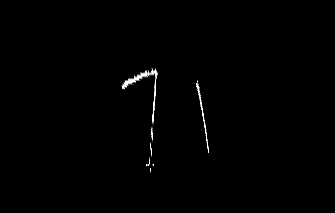
#> input picture sandbox/LineExtraction/images/test22.png, 335 x 213 px
$ python laneDetectionExp.py   (older library calls are emulated)
#> lines starting #> are read from the running program, lines starting #| are printed output that depends on the picture; after the words box and inside, x2 and y2 are one past the last pixel; in counts of white or black regions, pixels touching at a corner belong together
#Stuff to do:
# Fit both f(x) and f(y) -- done
# Change regression model -- not neccessary
# Find R^2 -- done
#Fix classification of contours -- currently only the first one goes into list 2. we need to do that till we have an element in list 2 -- done
#Order/sort all contours by lowest x (figure this out pls)
#Consider comparing by x values too wihle sorting countours as left and right.
import numpy as np
import pandas as pd
import cv2
import os
import glob
import matplotlib.pyplot as plt
import pickle
import math
from sklearn.metrics import r2_score
from sklearn.metrics import mean_squared_error
import imutils
import time


# [207 lines of commented-out code are left out]
class contourObject:

	def __init__(self, contour, extLeft, extRight, midpoint, extTop, extBottom):
		self.contour = contour
		self.extLeft = extLeft
		self.extRight = extRight
		self.midpoint = midpoint
		self.extTop = extTop
		self.extBottom = extBottom

im = cv2.imread("images/test22.png")
#> im is the input picture: shape (213, 335, 3); min 0, max 255, mean 1.5
t0 = time.time()
scale_percent = 100 # percent of original size
width = int(im.shape[1] * scale_percent / 100)
height = int(im.shape[0] * scale_percent / 100)
dim = (width, height)
# resize image
im = cv2.resize(im, dim, interpolation = cv2.INTER_AREA)
t0 = time.time()
height = np.size(im, 0)
width = np.size(im, 1)
# plt.imshow(im)
# plt.show()
imgray = cv2.cvtColor(im, cv2.COLOR_BGR2GRAY)

# [7 lines of commented-out code are left out]
ret, thresh = cv2.threshold(imgray, 127, 255, 0)
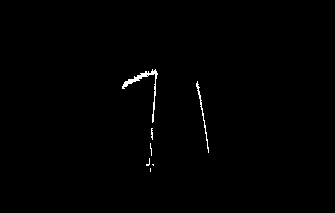
#> thresh: shape (213, 335); 0.57% white in thin lines or dots, all inside (x1, y1, x2, y2) = (122, 69, 209, 172)
im2, contours, hierarchy = cv2.findContours(thresh, cv2.RETR_TREE, cv2.CHAIN_APPROX_SIMPLE)
#> contours = 8 contours, 6 with area under 20; largest, box (x1, y1, x2, y2) and area: (122, 69, 158, 123) 150, (196, 81, 209, 153) 38
# [5 lines of commented-out code are left out]

x = 0;
noElementInList2 = True

cntObjArr = []

for cnt in contours:
	currExtLeft = tuple(cnt[cnt[:, :, 0].argmin()][0])
	currExtRight = tuple(cnt[cnt[:, :, 0].argmax()][0])
	extTop = tuple(cnt[cnt[:, :, 1].argmin()][0])
	extBottom = tuple(cnt[cnt[:, :, 1].argmax()][0])
	xVal = 0
	yVal = 0
	points = 0
	for pointA in cnt:
		xVal = xVal + pointA[0][0]
		yVal = yVal + pointA[0][1]
		points = points+1
	xVal = xVal/points
	yVal = yVal/points
	# cv2.circle(im, (xVal, yVal), 7, (255, 255, 255), -1)
	# cv2.circle(im, (currExtLeft[0], currExtLeft[1]), 7, (0, 255, 255), -1)
	# cv2.circle(im, (currExtRight[0], currExtRight[1]), 7, (255, 255, 0), -1)
	cntObjArr.append(contourObject(cnt, currExtLeft, currExtRight, [xVal, yVal], extTop, extBottom))
#> this loop made 8 passes
#> (xVal, yVal) on passes 2, 8: (152.7, 164.3), (147, 75)
#> after the loop, cntObjArr = 8 items


array1 = []
array2 = []


arr1XMid = 0
arr1YMid = 0
arr1ExtLeft = 0#tuple(c[c[:, :, 0].argmin()][0])
arr1ExtRight = 0#tuple(c[c[:, :, 0].argmax()][0])
arr2XMid = 0
arr2YMid = 0
arr2ExtLeft = 0#tuple(c[c[:, :, 0].argmin()][0])
arr2ExtRight = 0#tuple(c[c[:, :, 0].argmax()][0])


array1x = []
array1y = []
array2x = []
array2y = []

# [46 lines of commented-out code are left out]
alreadyPut = 0
threshold = 33
prev = cntObjArr[0]
# print(len(cntObjArr))
while len(cntObjArr) > 0:
	if alreadyPut == 0:
		array1.append(cntObjArr.pop(0))
		# print(len(cntObjArr))
	else:
		if noElementInList2:
			lowestDist = float("inf")
			highestDist = 0
			farthestObj = None
			index = 0
			indexOfLargest = -1
			for obj in cntObjArr:
				for cntObj in array1:
					distListArr1 = [((cntObj.midpoint[0] - obj.midpoint[0]) ** 2 + (cntObj.midpoint[1] - obj.midpoint[1]) ** 2) ** 0.5 ,
					((cntObj.extRight[0] - obj.extLeft[0]) ** 2 + (cntObj.extRight[1] - obj.extLeft[1]) ** 2) ** 0.5,
					((cntObj.extLeft[0] - obj.extRight[0]) ** 2 + (cntObj.extLeft[1] - obj.extRight[1]) ** 2) ** 0.5,
					((cntObj.extTop[0] - obj.extBottom[0]) ** 2 + (cntObj.extTop[1] - obj.extBottom[1]) ** 2) ** 0.5,
					((cntObj.extBottom[0] - obj.extTop[0]) ** 2 + (cntObj.extBottom[1] - obj.extTop[1]) ** 2) ** 0.5]
					# print(distListArr1)
					lowestDist = min([lowestDist, min(distListArr1)])
				if lowestDist < threshold:
					array1.append(cntObjArr.pop(index))
					# print(index)
					# print("Here")
					break

				if lowestDist > highestDist:
					farthestObj = cntObjArr[index]
					highestDist = lowestDist
					indexOfLargest = index

				index = index + 1
			# print("Here2")
			print("lowestDist", lowestDist)
			if lowestDist < threshold:
				continue
			else:
				array2.append(cntObjArr.pop(indexOfLargest))
				noElementInList2 = False
		else:
			lowestDist1 = float("inf")
			obj = cntObjArr[0]
			for cntObj in array1:
				distListArr1 = [((cntObj.midpoint[0] - obj.midpoint[0]) ** 2 + (cntObj.midpoint[1] - obj.midpoint[1]) ** 2) ** 0.5 ,
					((cntObj.extRight[0] - obj.extLeft[0]) ** 2 + (cntObj.extRight[1] - obj.extLeft[1]) ** 2) ** 0.5,
					((cntObj.extLeft[0] - obj.extRight[0]) ** 2 + (cntObj.extLeft[1] - obj.extRight[1]) ** 2) ** 0.5,
					((cntObj.extTop[0] - obj.extBottom[0]) ** 2 + (cntObj.extTop[1] - obj.extBottom[1]) ** 2) ** 0.5,
					((cntObj.extBottom[0] - obj.extTop[0]) ** 2 + (cntObj.extBottom[1] - obj.extTop[1]) ** 2) ** 0.5]
				lowestDist1 = min([lowestDist1, min(distListArr1)])

			lowestDist2 = float("inf")
			for cntObj in array2:
				distListArr2 = [((cntObj.midpoint[0] - obj.midpoint[0]) ** 2 + (cntObj.midpoint[1] - obj.midpoint[1]) ** 2) ** 0.5 ,
					((cntObj.extRight[0] - obj.extLeft[0]) ** 2 + (cntObj.extRight[1] - obj.extLeft[1]) ** 2) ** 0.5,
					((cntObj.extLeft[0] - obj.extRight[0]) ** 2 + (cntObj.extLeft[1] - obj.extRight[1]) ** 2) ** 0.5,
					((cntObj.extTop[0] - obj.extBottom[0]) ** 2 + (cntObj.extTop[1] - obj.extBottom[1]) ** 2) ** 0.5,
					((cntObj.extBottom[0] - obj.extTop[0]) ** 2 + (cntObj.extBottom[1] - obj.extTop[1]) ** 2) ** 0.5]
				lowestDist2 = min([lowestDist2, min(distListArr2)])

			if lowestDist1 > lowestDist2:
				array2.append(cntObjArr.pop(0))
			else:
				array1.append(cntObjArr.pop(0))

	alreadyPut = alreadyPut + 1
#> this loop made 8 passes
#> (noElementInList2, alreadyPut) on pass 8: (False, 2)
#> (printed output is left out)
#> after the loop, alreadyPut = 2; array1 = 7 items; array2 = 1 item; cntObjArr = []; highestDist = 40.02; index = 1; indexOfLargest = 0; lowestDist = 40.02; noElementInList2 = False

# [25 lines of commented-out code are left out]
for cntObj in array1:
	cv2.drawContours(im, [cntObj.contour],0,(255,0,0),2)
	# print(cnt.size)
	for pointA in cntObj.contour:
		array1x.append(pointA[0][0])
		array1y.append(pointA[0][1])
#> this loop made 7 passes
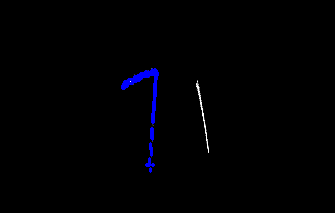
#> im: shape (213, 335, 3); 0.87% of pixels changed, all inside (x1, y1, x2, y2) = (121, 68, 159, 173)
#> after the loop, array1x = 119 values, max 157 at index 107, min 122 at index 63, mean 145.1; array1y = 119 values, max 171 at index 1, min 69 at index 30, mean 98.17
		# print(cnt)
		# array1.append([cnt])
for cntObj in array2:
	cv2.drawContours(im, [cntObj.contour],0,(0,0,255),2)
	for pointA in cntObj.contour:
		array2x.append(pointA[0][0])
		array2y.append(pointA[0][1])
#> this loop made 1 pass
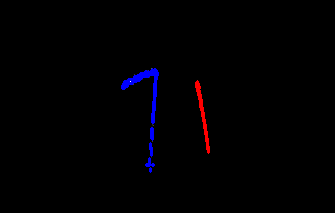
#> im: shape (213, 335, 3); 0.4% of pixels changed, all inside (x1, y1, x2, y2) = (195, 80, 210, 154)
#> after the loop, array2x = 59 values, max 208 at index 30, min 196 at index 2, mean 201.6; array2y = 59 values, max 152 at index 31, min 81 at index 0, mean 110
		# [12 lines of commented-out code are left out]
l_funcx_points = []
l_funcx_ypred = []

l_funcy_points = []
l_funcy_xpred = []

r_funcx_points = []
r_funcx_ypred = []

r_funcy_points = []
r_funcy_xpred = []


# [8 lines of commented-out code are left out]


if len(array1x) > 0:

	#fit y = x^2
	l = np.polyfit(array1x, array1y, 2)
#> l = [-0.0158, 5.31, -337.1]
	x1 = np.linspace(0, width, 400)
	for i in x1:
		# y1 = l[0] * i**5 + l[1] * i**4 + l[2] * i**3 + l[3] * i**2 + l[4] * i + l[5]
		y1 = l[0] * i**2 + l[1] * i**1 + l[2]
		# y1 = l[0] * i + l[1]
		if y1 < height and y1 > 0:
			l_funcx_points.append([i, y1])
#> this loop made 400 passes
#> y1 on passes 1 to 3: -337.1, -332.7, -328.3
#> after the loop, l_funcx_points = 196 pairs, first value 85.64 to 249.4, second value 1.42 to 107.8
	for i in array1x:
		y1 = l[0] * i**2 + l[1] * i**1 + l[2]
		# y1 = l[0] * i**5 + l[1] * i**4 + l[2] * i**3 + l[3] * i**2 + l[4] * i + l[5]
		# y1 = l[0] * i + l[1]
		l_funcx_ypred.append(y1)
#> this loop made 119 passes
#> (i, y1) on passes 1 to 8: (150, 102.9), (150, 102.9), (152, 103.9), (153, 104.4), (153, 104.4), (149, 102.3), (149, 102.3), (148, 101.7)
#> after the loop, l_funcx_ypred = 119 values, max 106 at index 107, min 74.88 at index 63, mean 98.17


	#fit x = y^2 -- for hairpin
	l = np.polyfit(array1y, array1x, 2)  #Switched for hairpin
#> l = [0.00104, -0.15, 148.8]
	y1 = np.linspace(0, height, 400)
	for i in y1:
		x1 = l[0] * i**2 + l[1] * i**1 + l[2]
		# x1 = l[0] * i**5 + l[1] * i**4 + l[2] * i**3 + l[3] * i**2 + l[4] * i + l[5]
		# x1 = l[0] * i + l[1]
		if x1 < width and x1 > 0:
			l_funcy_points.append([x1, i]) #Switched for hairpin
#> this loop made 400 passes
#> x1 on passes 1 to 3: 148.8, 148.7, 148.6
#> after the loop, l_funcy_points = 400 pairs, first value 143.4 to 164.1, second value 0 to 213
	for i in array1y:
		x1 = l[0] * i**2 + l[1] * i**1 + l[2]
		# x1 = l[0] * i**5 + l[1] * i**4 + l[2] * i**3 + l[3] * i**2 + l[4] * i + l[5]
		# x1 = l[0] * i + l[1]
		l_funcy_xpred.append(x1)
#> this loop made 119 passes
#> (i, x1) on passes 1 to 8: (168, 153), (171, 153.6), (164, 152.2), (165, 152.4), (164, 152.2), (158, 151.1), (163, 152), (164, 152.2)
#> after the loop, l_funcy_xpred = 119 values, max 153.6 at index 1, min 143.4 at index 33, mean 145.1

	# [8 lines of commented-out code are left out]

	if mean_squared_error(array1y, l_funcx_ypred) < mean_squared_error(array1x, l_funcy_xpred):
		l_points = np.array(l_funcx_points, dtype=np.int32)
		cv2.polylines(im, [l_points], 0, (255,0,0))
	else:
		l_points = np.array(l_funcy_points, dtype=np.int32)
#> l_points = 400 pairs, first value 143 to 164, second value 0 to 213
		cv2.polylines(im, [l_points], 0, (255,0,0))


if len(array2x) > 0:

	#fit y = x^2
	r = np.polyfit(array2x, array2y, 2)
#> r = [0.142, -51.5, 4730.9]
	x2 = np.linspace(0, width, 400)
	for i in x2:
		y2 = r[0] * i**2 + r[1] * i**1 + r[2]
		# y2 = r[0] * i**5 + r[1] * i**4 + r[2] * i**3 + r[3] * i**2 + r[4] * i + r[5]
		# y2 = r[0] * i + r[1]
		if y2 < height and y2 > 0:
			r_funcx_points.append([i, y2])
#> this loop made 400 passes
#> y2 on passes 1 to 3: 4730.9, 4687.7, 4644.8
#> after the loop, r_funcx_points = 80 pairs, first value 148.6 to 214.9, second value 52.34 to 208.9
	for i in array2x:
		y2 = r[0] * i**2 + r[1] * i**1 + r[2]
		# y2 = r[0] * i**5 + r[1] * i**4 + r[2] * i**3 + r[3] * i**2 + r[4] * i + r[5]
		# y2 = r[0] * i + r[1]
		r_funcx_ypred.append(y2)
#> this loop made 59 passes
#> (i, y2) on passes 1 to 8: (197, 85.49), (197, 85.49), (196, 81.29), (196, 81.29), (197, 85.49), (197, 85.49), (198, 89.97), (197, 85.49)
#> after the loop, r_funcx_ypred = 59 values, max 150.3 at index 30, min 81.29 at index 2, mean 110

	#fit x = y^2
	r = np.polyfit(array2y, array2x, 2)
#> r = [-0.000466, 0.275, 177.1]
	y2 = np.linspace(0, width, 400)
	for i in y2:
		x2 = r[0] * i**2 + r[1] * i**1 + r[2]
		# x2 = r[0] * i**5 + r[1] * i**4 + r[2] * i**3 + r[3] * i**2 + r[4] * i + r[5]
		# x2 = r[0] * i + r[1]
		if x2 < width and x2 > 0:
			r_funcy_points.append([x2, i])
#> this loop made 400 passes
#> x2 on passes 1 to 3: 177.1, 177.4, 177.6
	for i in array2y:
		x2 = r[0] * i**2 + r[1] * i**1 + r[2]
		# x2 = r[0] * i**5 + r[1] * i**4 + r[2] * i**3 + r[3] * i**2 + r[4] * i + r[5]
		# x2 = r[0] * i + r[1]
		r_funcy_xpred.append(x2)
#> this loop made 59 passes
#> i on passes 1 to 8: 81, 82, 83, 86, 87, 88, 89, 90

	# [4 lines of commented-out code are left out]

	if mean_squared_error(array2y, r_funcx_ypred) < mean_squared_error(array2x, r_funcy_xpred):
		r_points = np.array(r_funcx_points, dtype=np.int32)
		cv2.polylines(im, [r_points], 0, (0,0,255))
	else:
		r_points = np.array(r_funcy_points, dtype=np.int32)
		cv2.polylines(im, [r_points], 0, (0,0,255))
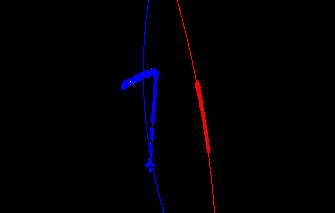
#> im: shape (213, 335, 3); mean B, G, R 3, 0, 1.5


# print(len(l_points[0][0]))
t1 = time.time()
print("time", t1 - t0)


# print(len(l_points[0][0]))


cv2.imshow("", im)
cv2.waitKey(0)
# [54 lines of commented-out code are left out]

$ run again, with sandbox/LineExtraction/images/image4.png copied over sandbox/LineExtraction/images/test22.png
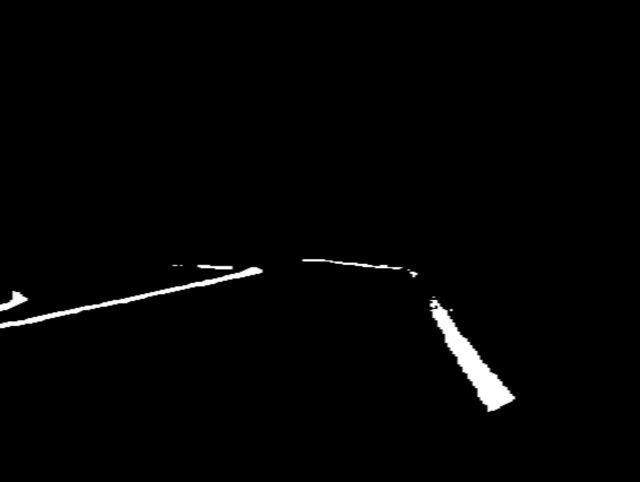
#> input picture sandbox/LineExtraction/images/image4.png, 1280 x 964 px (shown at 1/2 size)
#> im is the input picture: shape (964, 1280, 3); min 0, max 255, mean 3.6
#> thresh: shape (964, 1280); 1.4% white; 11 white regions (5 under 20 px)
#> contours = 11 contours, 5 with area under 20; largest, box (x1, y1, x2, y2) and area: (860, 600, 1030, 824) 9502, (0, 534, 525, 656) 4526, (0, 582, 55, 622) 866, (605, 518, 805, 539) 730, (395, 530, 465, 539) 378, (820, 543, 835, 555) 79
#> the loop `for cnt in contours:` made 11 passes
#> (xVal, yVal) on passes 1, 2, 4, 5, 7, 8, 11: (902, 619.3), (937.8, 712.6), (29.78, 602.6), (827.2, 547.7), (278.5, 593), (419.7, 533.6), (712.9, 528.1)
#> after the loop `for cnt in contours:`: cntObjArr = 11 items
#> the loop `while len(cntObjArr) > 0:` made 11 passes
#> noElementInList2 on pass 2: False
#> (printed output is left out)
#> after the loop `while len(cntObjArr) > 0:`: alreadyPut = 11; array1 = 1 item; array2 = 10 items; cntObjArr = []; highestDist = 44.29; index = 10; indexOfLargest = 0; lowestDist = 39.82; noElementInList2 = False
#> the loop `for cntObj in array1:` made 1 pass
#> after the loop `for cntObj in array1:`: array1x = [901, 900, 900, 904, 904, 903]; array1y = [618, 619, 621, 621, 619, 618]
#> the loop `for cntObj in array2:` made 10 passes
#> after the loop `for cntObj in array2:`:
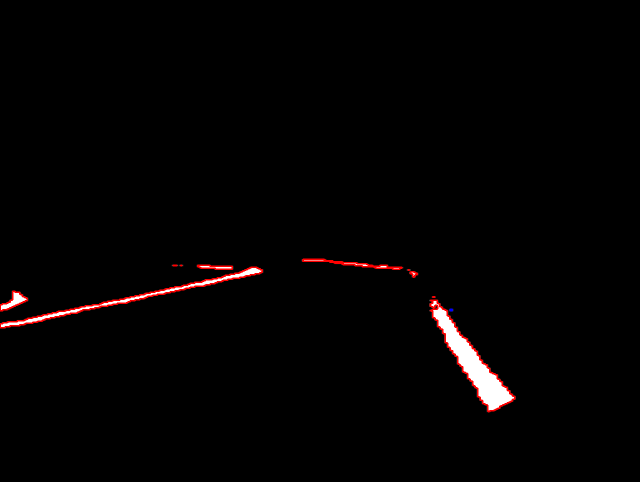
#> im: shape (964, 1280, 3) (shown at 1/2 size); mean B, G, R 2.5, 2.5, 4.2
#> after the loop `for cntObj in array2:`: array2x = 884 values, max 1029 at index 173, min 0 at index 337, mean 555.3; array2y = 884 values, max 823 at index 135, min 518 at index 810, mean 627.9
#> `l = np.polyfit(array1x, array1y, 2)`: l = [0.667, -1202.7, 543020]
#> the loop `for i in x1:` made 400 passes
#> y1 on passes 1 to 3: 543020, 539168.7, 535331.1
#> after the loop `for i in x1:`: l_funcx_points = [[882.2, 878.5], [885.4, 800.7], [888.6, 736.7], [891.8, 686.3], [895, 649.7], [898.2, 626.7], [901.5, 617.5], [904.7, 622.1], [907.9, 640.3], [911.1, 672.3], [914.3, 718], [917.5, 777.4], [920.7, 850.5], [923.9, 937.4]]
#> the loop `for i in array1x:` made 6 passes
#> (i, y1) on passes 1 to 6: (901, 618), (900, 620), (900, 620), (904, 620), (904, 620), (903, 618)
#> after the loop `for i in array1x:`: l_funcx_ypred = [618, 620, 620, 620, 620, 618]
#> `l = np.polyfit(array1y, array1x, 2)`: l = [4.13e-11, -5.12e-08, 902]
#> after the loop `for i in y1:`: l_funcy_points = 400 pairs, first value 902 to 902, second value 0 to 964
#> the loop `for i in array1y:` made 6 passes
#> i on passes 1 to 6: 618, 619, 621, 621, 619, 618
#> after the loop `for i in array1y:`: l_funcy_xpred = [902, 902, 902, 902, 902, 902]
#> l_points = 14 rows, first 8: [882, 878], [885, 800], [888, 736], [891, 686], [895, 649], [898, 626], [901, 617], [904, 622]
#> `r = np.polyfit(array2x, array2y, 2)`: r = [0.000686, -0.613, 673.1]
#> the loop `for i in x2:` made 400 passes
#> y2 on passes 1 to 3: 673.1, 671.2, 669.2
#> after the loop `for i in x2:`: r_funcx_points = 386 pairs, first value 0 to 1235.1, second value 536.2 to 962.8
#> the loop `for i in array2x:` made 884 passes
#> (i, y2) on passes 1 to 3: (861, 654), (861, 654), (863, 655.2)
#> after the loop `for i in array2x:`: r_funcx_ypred = 884 values, max 768.9 at index 173, min 536.2 at index 444, mean 627.9
#> `r = np.polyfit(array2y, array2x, 2)`: r = [0.018, -21.72, 6978]
#> the loop `for i in y2:` made 400 passes
#> x2 on passes 1 to 3: 6978, 6908.5, 6839.4
#> after the loop `for i in y2:`: r_funcy_points = 136 pairs, first value 424.6 to 1277.6, second value 388.2 to 821.3
#> the loop `for i in array2y:` made 884 passes
#> `cv2.polylines(im, [r_points], 0, (0,0,255))`:
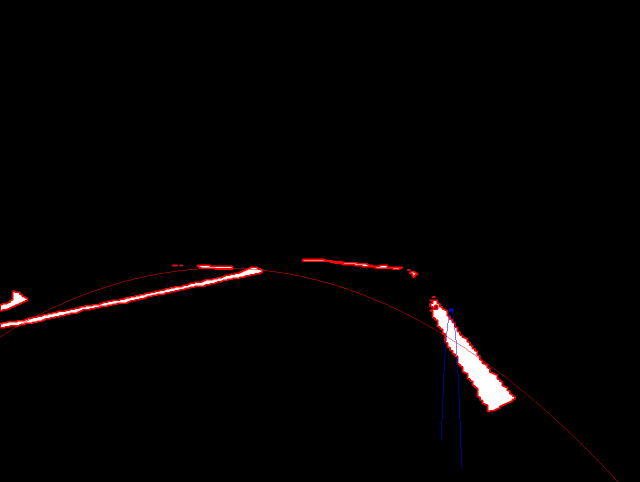
#> im: shape (964, 1280, 3) (shown at 1/2 size); mean B, G, R 2.6, 2.5, 4.4

$ run again, with sandbox/LineExtraction/images/test1.png copied over sandbox/LineExtraction/images/test22.png
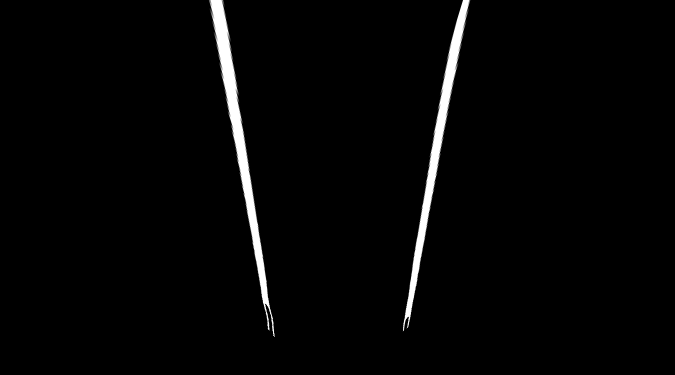
#> input picture sandbox/LineExtraction/images/test1.png, 1349 x 750 px (shown at 1/2 size)
#> im is the input picture: shape (750, 1349, 3); min 0, max 255, mean 5.8
#> `ret, thresh = cv2.threshold(imgray, 127, 255, 0)`:
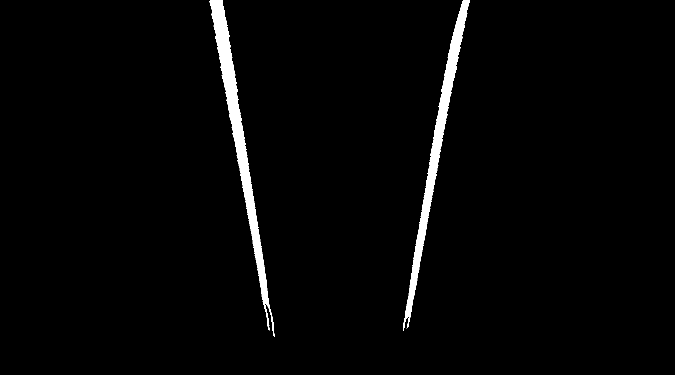
#> thresh: shape (750, 1349) (shown at 1/2 size); 2.3% white; 2 white regions
#> contours = 2 contours; box (x1, y1, x2, y2) and area: (419, 0, 550, 674) 11652, (806, 0, 940, 662) 9906
#> the loop `for cnt in contours:` made 2 passes
#> (xVal, yVal) on pass 1: (867.2, 334)
#> after the loop `for cnt in contours:`: cntObjArr = 2 items
#> the loop `while len(cntObjArr) > 0:` made 2 passes
#> (noElementInList2, alreadyPut) on pass 2: (False, 2)
#> (printed output is left out)
#> after the loop `while len(cntObjArr) > 0:`: alreadyPut = 2; array1 = 1 item; cntObjArr = []; highestDist = 257.9; index = 1; indexOfLargest = 0; lowestDist = 257.9; noElementInList2 = False
#> the loop `for cntObj in array1:` made 1 pass
#> after the loop `for cntObj in array1:`: array1x = 887 values, max 939 at index 884, min 806 at index 403, mean 867.2; array1y = 887 values, max 661 at index 406, min 0 at index 0, mean 334
#> the loop `for cntObj in array2:` made 1 pass
#> after the loop `for cntObj in array2:`: array2x = 924 values, max 549 at index 517, min 419 at index 3, mean 490.1; array2y = 924 values, max 673 at index 517, min 0 at index 0, mean 352.5
#> `l = np.polyfit(array1x, array1y, 2)`: l = [0.00801, -19.2, 10956.5]
#> the loop `for i in x1:` made 400 passes
#> y1 on passes 1 to 3: 10956.5, 10891.7, 10827
#> after the loop `for i in x1:`: l_funcx_points = 41 pairs, first value 797.9 to 933.1, second value 8.96 to 731.6
#> the loop `for i in array1x:` made 887 passes
#> (i, y1) on passes 1 to 3: (926, 39.8), (926, 39.8), (925, 44.18)
#> after the loop `for i in array1x:`: l_funcx_ypred = 887 values, max 680.1 at index 403, min -15.72 at index 884, mean 334
#> `l = np.polyfit(array1y, array1x, 2)`: l = [3.48e-05, -0.203, 929.9]
#> the loop `for i in y1:` made 400 passes
#> x1 on passes 1 to 3: 929.9, 929.5, 929.1
#> after the loop `for i in y1:`: l_funcy_points = 400 pairs, first value 797.4 to 929.9, second value 0 to 750
#> the loop `for i in array1y:` made 887 passes
#> (i, x1) on passes 6 to 8: (7, 928.4), (8, 928.2), (11, 927.6)
#> after the loop `for i in array1y:`: l_funcy_xpred = 887 values, max 929.9 at index 0, min 811.1 at index 406, mean 867.2
#> l_points = 400 pairs, first value 797 to 929, second value 0 to 750
#> `r = np.polyfit(array2x, array2y, 2)`: r = [0.0094, -3.66, -124.7]
#> the loop `for i in x2:` made 400 passes
#> y2 on passes 1 to 3: -124.7, -136.9, -149
#> after the loop `for i in x2:`: r_funcx_points = 40 pairs, first value 422.6 to 554.5, second value 9.31 to 738.7
#> the loop `for i in array2x:` made 924 passes
#> (i, y2) on passes 1 to 3: (421, 2.38), (421, 2.38), (420, -1.87)
#> after the loop `for i in array2x:`: r_funcx_ypred = 924 values, max 701.9 at index 517, min -6.1 at index 3, mean 352.5
#> `r = np.polyfit(array2y, array2x, 2)`: r = [6.17e-06, 0.165, 431.1]
#> the loop `for i in y2:` made 400 passes
#> x2 on passes 1 to 3: 431.1, 431.7, 432.2
#> after the loop `for i in y2:`: r_funcy_points = 400 pairs, first value 431.1 to 664.3, second value 0 to 1349
#> the loop `for i in array2y:` made 924 passes
#> (i, x2) on passes 4, 7, 8: (2, 431.4), (8, 432.4), (9, 432.6)
#> `cv2.polylines(im, [r_points], 0, (0,0,255))`:
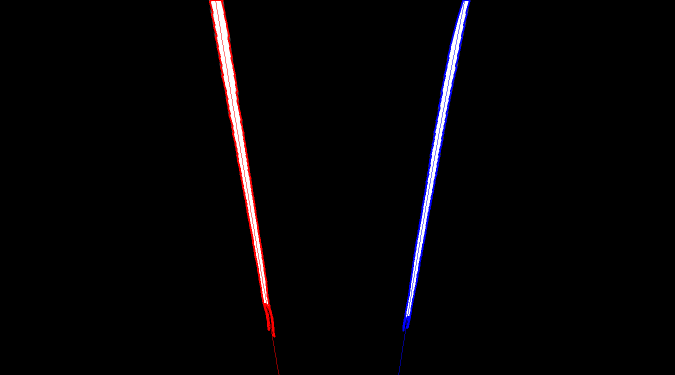
#> im: shape (750, 1349, 3) (shown at 1/2 size); mean B, G, R 5.3, 3.9, 5.4
